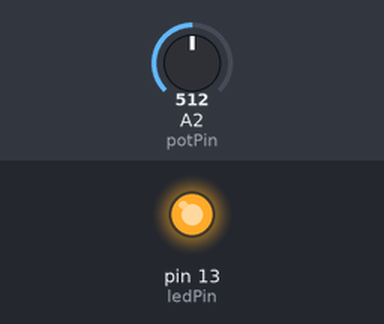
This sketch was run on a simulated Arduino Uno, built with avr-gcc and run on an emulated ATmega328P. Shown: output pins drawn as LEDs (lit = HIGH). The test bench sets the inputs (shaded band); at power-on: A2 (potPin) = 512.

Above: at 1.2 s.
1.3 s: A2 (potPin) set to 138
2.8 s: A2 (potPin) set to 116
At 3.8 s:
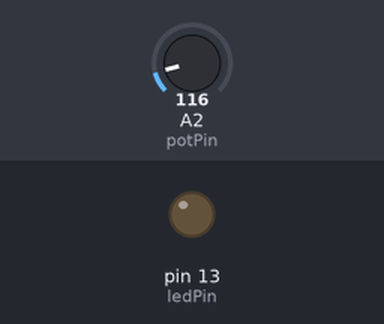
4.3 s: A2 (potPin) set to 306
At 4.9 s:
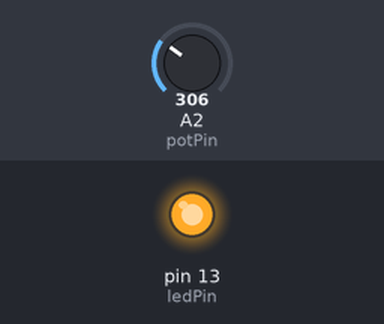
5.8 s: A2 (potPin) set to 122
At 6.1 s:
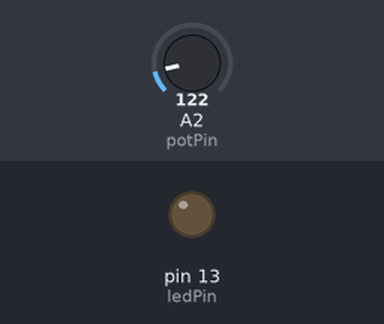
Timing chart, 0 to 8.3 s (numbered marks = the images above; inputs shaded):
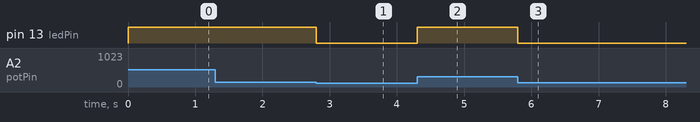

Measured:
- the behaviour switches between 128 and 127 on A2 (potPin) (found by bisection; images 0 and 1)
- after the input at 1.3 s, every drawn part: stays the same
- after the input at 2.8 s, pin 13 (ledPin): HIGH → LOW at once
- after the input at 4.3 s, pin 13 (ledPin): LOW → HIGH at once
- after the input at 5.8 s, pin 13 (ledPin): HIGH → LOW at once

The sketch:

PotentiometerTest.ino
```cpp
int potPin = 2;    // select the input pin for the potentiometer
int ledPin = 13;   // select the pin for the LED
int val = 0;       // variable to store the value coming from the sensor

void setup() {
  pinMode(ledPin, OUTPUT);  // declare the ledPin as an OUTPUT
}

void loop() {
  val = analogRead(potPin);    // read the value from the sensor
 analogWrite(ledPin,val);
    }
```
